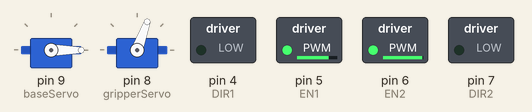
A sketch run on a simulated Arduino Uno, built with avr-gcc and run on an emulated ATmega328P. On the bench: 2 × servo, switched loads named in the sketch (green lamp = pin HIGH). At 12.8 s the program stops and its outputs stay as they are.

Above: at 1.1 s.
At 11.8 s:
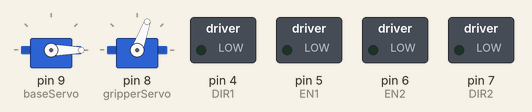
Timing chart, 0 to 13.3 s (numbered marks = the images above):
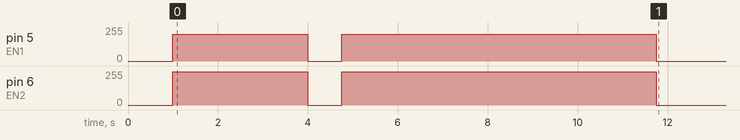

The sketch:

PhaseA_Draft.ino
```cpp
                                             #include "Shield2AMotor.h"
#include <Servo.h>

// Initialize the motor
Shield2AMotor motor(SIGNED_MAGNITUDE);

// Initialize the servos
Servo baseServo;    // Servo for base and tilt
Servo gripperServo; // Servo for gripper

void setup()
{
  // Attach servos
  baseServo.attach(9);     // Base servo connected to pin 8 ?//Switched the grper aqnd base
  gripperServo.attach(8);  // Gripper servo connected to pin 9

  // Initial positions
  baseServo.write(0);      // Start with base at 0 degrees
  gripperServo.write(70);  // Gripper initially closed at 70 degrees

  delay(1000);             // Delay for 1 second
}

void loop()
{
  // Open gripper to pick up package
  /*/gripperServo.write(20);  // Gripper opens at 20 degrees
  delay(2000);             // Wait 2 seconds

  // Close the gripper after picking up the package
 // gripperServo.write(70);  // Close gripper to hold package
  delay(2000);             // Wait 2 seconds

  // Move the base up to 110 degrees after picking up the package
  baseServo.write(110);    // Tilt base to 110 degrees
  delay(2000);             // Wait 2 seconds*/

  // Move both motors forward for 5 seconds
  motor.control(80, 100); // Full speed forward
  delay(3000); // Move forward for 5 seconds

 // Stop the motors1
  motor.control(0, 0);  // Stop motor 2
  delay(750); // Small delay before dropping

// Move both motors forward for 5 seconds
  motor.control(80, 100); // Full speed forward
  delay(4000); // Move forward for 5 seconds

  // Move both motors forward for 5 seconds
  motor.control(80, 100); // Full speed forward
  delay(3000); // Move forward for 5 seconds


  // Move forward for another 5 seconds
  //motor.control(200, 200); // Full speed forward again
 // motor.control(200, -250); // MOveRight
 // delay(2750); // Move forward for another 5 seconds


/*
  // Move forward for another 5 seconds
  motor.control(200, 200); // Full speed forward again
  motor.control(200, 200); // Full speed forward again
  delay(5000); // Move forward for another 5 seconds
*/
  // Stop the motors1
  motor.control(0, 0);  // Stop motor 2
  delay(1000); // Small delay before dropping


          // Wait 2 seconds

 /* // Move the base up to 110 degrees after picking up the package
  baseServo.write(0);    // Tilt base to 110 degrees
  delay(2000);
   // Close the gripper after picking up the package
  gripperServo.write(20);  // Close gripper to hold package
  delay(2000);   */
  // Stop the loop to prevent continuous running
  while(true);
}
```

Shield2AMotor.cpp
```cpp
#include "Arduino.h"
#include "Shield2AMotor.h"

Shield2AMotor::Shield2AMotor(boolean mode)
{
  pinMode(DIR1, OUTPUT);
  pinMode(EN1, OUTPUT);
  pinMode(EN2, OUTPUT);
  pinMode(DIR2, OUTPUT);

  digitalWrite(DIR1, LOW);
  digitalWrite(EN1, LOW);
  digitalWrite(EN2, LOW);
  digitalWrite(DIR2, LOW);

  _mode = mode;
}

void Shield2AMotor::control(signed int motor1Speed, signed int motor2Speed)
{
  if(_mode == false)
  {
    if(motor1Speed >= 0)
    {
      if(motor1Speed > 100) motor1Speed = 100;
      motor1Speed = motor1Speed * 2.5;
      analogWrite(EN1, motor1Speed);
      digitalWrite(DIR1, LOW);
    }
    else if(motor1Speed < 0)
    {
      if(motor1Speed < -100) motor1Speed = -100;
      motor1Speed = motor1Speed * -2.5;
      analogWrite(EN1, motor1Speed);
      digitalWrite(DIR1, HIGH);
    }

    if(motor2Speed >= 0)
    {
      if(motor2Speed > 100) motor2Speed = 100;
      motor2Speed = motor2Speed * 2.5;
      analogWrite(EN2, motor2Speed);
      digitalWrite(DIR2, LOW);
    }
    else if(motor2Speed < 0)
    {
      if(motor2Speed < -100) motor2Speed = -100;
      motor2Speed = motor2Speed * -2.5;
      analogWrite(EN2, motor2Speed);
      digitalWrite(DIR2, HIGH);
    }
  }
  else if(_mode == true)
  {
    if(motor1Speed >= 0)
    {
      if(motor1Speed > 100) motor1Speed = 100;
      motor1Speed = (motor1Speed * -1.27) + 127;
      analogWrite(EN1, motor1Speed);
      digitalWrite(DIR1, HIGH);
    }
    else if(motor1Speed < 0)
    {
      if(motor1Speed < -100) motor1Speed = -100;
      motor1Speed = (motor1Speed * -1.27) + 127;
      analogWrite(EN1, motor1Speed);
      digitalWrite(DIR1, HIGH);
    }

    if(motor2Speed >= 0)
    {
      if(motor2Speed > 100) motor2Speed = 100;
      motor2Speed = (motor2Speed * -1.27) + 127;
      analogWrite(EN2, motor2Speed);
      digitalWrite(DIR2, HIGH);
    }
    else if(motor2Speed < 0)
    {
      if(motor2Speed < -100) motor2Speed = -100;
      motor2Speed = (motor2Speed * -1.27) + 127;
      analogWrite(EN2, motor2Speed);
      digitalWrite(DIR2, HIGH);
    }
  }
}
```

Shield2AMotor.h
```cpp
#ifndef SHIELD2AMOTOR_h
#define SHIELD2AMOTOR_h

#include "Arduino.h"

#define DIR1 4
#define EN1  5
#define EN2  6
#define DIR2 7
#define SIGNED_MAGNITUDE  false
#define LOCKED_ANTI_PHASE true

class Shield2AMotor
{
  public:
    boolean _mode;
    Shield2AMotor(boolean mode);
    void control(signed int motor1Speed, signed int motor2Speed);
};

#endif
```

Measured:
- by itself, pin 5 (EN1): 0/255 → 200/255 at 1.0 s, → 0/255 3.0 s later, → 200/255 0.75 s later, → 0/255 7.0 s later
- by itself, pin 6 (EN2): 0/255 → 250/255 at 1.0 s, → 0/255 3.0 s later, → 250/255 0.75 s later, → 0/255 7.0 s later
